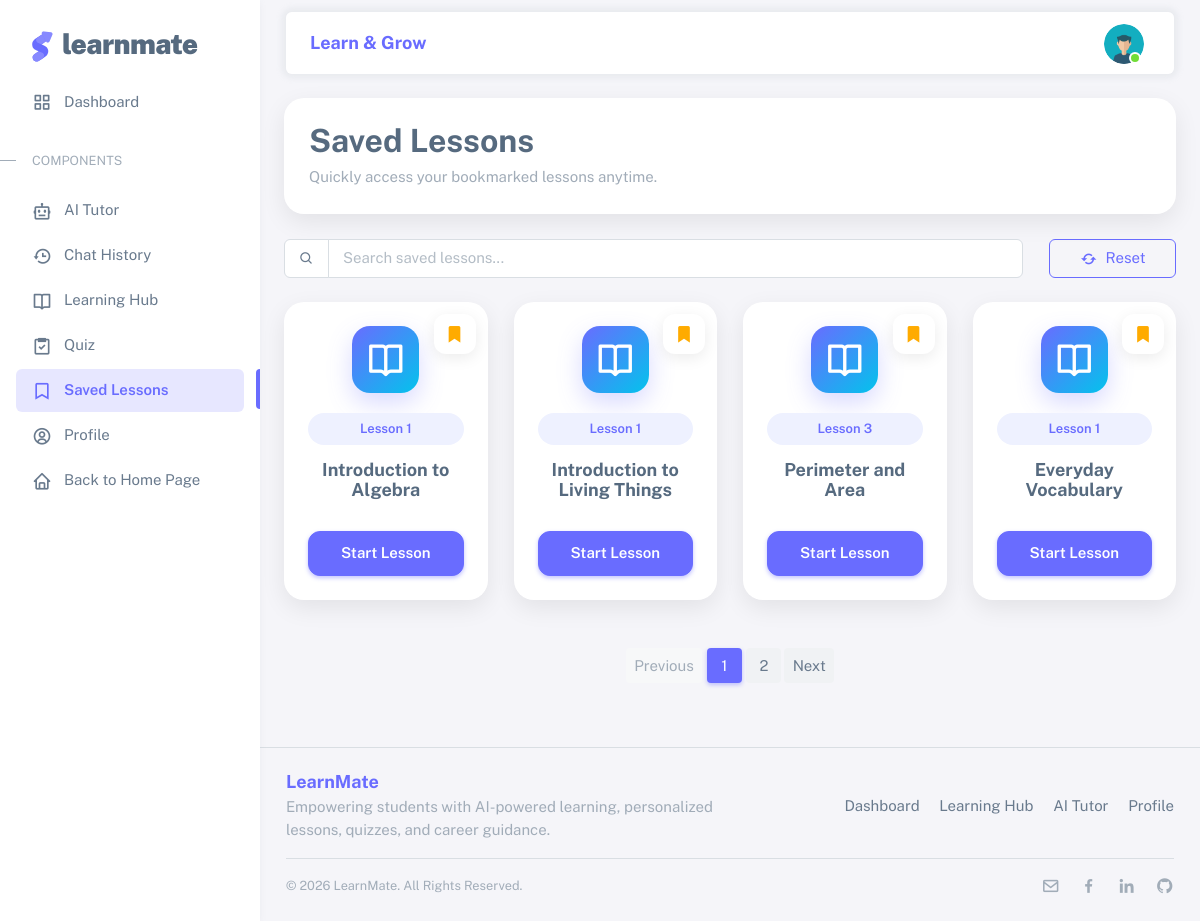
The app's page /pages/html/saved_lesson.php (signed in) with its own data.
### tables this page shows
CREATE TABLE `lessons` (
  `id` int(11) NOT NULL,
  `course_id` int(11) NOT NULL,
  `lesson_order` int(11) NOT NULL,
  `lesson_title` varchar(255) NOT NULL,
  `description` text DEFAULT NULL,
  `content` longtext DEFAULT NULL
);

### pages/html/saved_lesson.php (the view, shortened to what this page needs)
<?php
include '../../dblink.php';
$user_id = (int)$_SESSION['user_id'];
$result = mysqli_query(
    $conn,
    "SELECT l.*
     FROM saved_lessons s
     JOIN lessons l ON s.lesson_id = l.id
     WHERE s.user_id = $user_id
     ORDER BY s.created_at DESC"
);
?>
<!DOCTYPE html>
<html
  lang="en"
  class="light-style layout-menu-fixed"
  dir="ltr"
  data-theme="theme-default"
  data-assets-path="../assets/"
  data-template="vertical-menu-template-free"
>
  <head>
    <link rel="stylesheet" href="../assets/vendor/fonts/boxicons.css" />
    <link rel="stylesheet" href="../assets/vendor/css/core.css" class="template-customizer-core-css" />
    <link rel="stylesheet" href="../assets/vendor/css/theme-default.css" class="template-customizer-theme-css" />
    <link rel="stylesheet" href="../assets/css/demo.css" />
    <link rel="stylesheet" href="../assets/vendor/libs/perfect-scrollbar/perfect-scrollbar.css" />
    <link rel="stylesheet" href="../assets/vendor/libs/apex-charts/apex-charts.css" />
  </head>
  <body>
    <div class="layout-wrapper layout-content-navbar">
      <div class="layout-container">
        <?php include 'sidebar.php'; ?>
        <div class="layout-page">
          <nav
            class="layout-navbar container-xxl navbar navbar-expand-xl navbar-detached align-items-center bg-navbar-theme"
            id="layout-navbar"
          >
            <div class="navbar-nav-right d-flex align-items-center" id="navbar-collapse">
    <div class="navbar-nav align-items-center">
      <span class="fw-bold fs-5 text-primary">Learn & Grow</span>
    </div>
              <ul class="navbar-nav flex-row align-items-center ms-auto">
                <li class="nav-item navbar-dropdown dropdown-user dropdown">
                  <a class="nav-link dropdown-toggle hide-arrow" href="javascript:void(0);" data-bs-toggle="dropdown">
                    <div class="avatar avatar-online">
                      <img src="../assets/img/avatars/11.png" alt class="w-px-40 h-auto rounded-circle" />
                    </div>
                  </a>
                </li>
              </ul>
            </div>
          </nav>
<div class="container-xxl p-4">
<div class="saved-header">
    <h2 class="fw-bold mb-2">
        Saved Lessons
    </h2>
    <p class="text-muted mb-0">
        Quickly access your bookmarked lessons anytime.
    </p>
</div>
<div class="row mb-4">
    <div class="col-md-10">
        <div class="input-group">
            <span class="input-group-text">
                <i class="bx bx-search"></i>
            </span>
            <input
                type="text"
                id="lessonSearch"
                class="form-control"
                placeholder="Search saved lessons..."
            >
        </div>
    </div>
    <div class="col-md-2">
        <button
            type="button"
            id="resetSearch"
            class="btn btn-outline-primary w-100">
            <i class="bx bx-refresh me-1"></i>
            Reset
        </button>
    </div>
</div>
    <div class="row">
        <?php if ($result && mysqli_num_rows($result) > 0) { ?>
            <?php while ($lesson = mysqli_fetch_assoc($result)) { ?>
<div class="col-xl-3 col-lg-4 col-md-6 mb-4 lesson-card">
                       <div class="card h-100">
    <a href="toggle_save_lesson.php?id=<?php echo $lesson['id']; ?>"
       class="btn bookmark-btn">
        <i class="bx bxs-bookmark"
           style="font-size:20px;color:#ffab00;">
        </i>
    </a>
    <div class="card-body text-center p-4 d-flex flex-column">
        <div class="lesson-icon">
            <i class="bx bx-book-open"></i>
        </div>
        <span class="lesson-badge">
            Lesson <?php echo $lesson['lesson_order']; ?>
        </span>
        <h5 class="lesson-title">
            <?php echo htmlspecialchars($lesson['lesson_title']); ?>
        </h5>
        <a href="lesson_detail.php?id=<?php echo $lesson['id']; ?>"
           class="btn btn-primary lesson-btn mt-auto">
            Start Lesson
        </a>
    </div>
</div>
                </div>
            <?php } ?>
        <?php } ?>
<div id="pagination" class="d-flex justify-content-center mt-4"></div>
    </div>
</div>
           <footer class="content-footer footer bg-footer-theme border-top mt-4">
    <div class="container-xxl py-4">
        <div class="row align-items-center">
            <div class="col-md-6 mb-3 mb-md-0">
                <h5 class="fw-bold text-primary mb-1">
                    LearnMate
                </h5>
                <p class="text-muted mb-0">
                    Empowering students with AI-powered learning, personalized lessons, quizzes, and career guidance.
                </p>
            </div>
            <div class="col-md-6 text-md-end">
                <a href="dashboard.php" class="footer-link me-3">
                    Dashboard
                </a>
                <a href="learning_hub.php" class="footer-link me-3">
                    Learning Hub
                </a>
                <a href="ai_tutor.php" class="footer-link me-3">
                    AI Tutor
                </a>
                <a href="profile.php" class="footer-link">
                    Profile
                </a>
            </div>
        </div>
        <hr class="my-3">
        <div class="d-flex flex-column flex-md-row justify-content-between align-items-center">
            <div class="text-muted small">
                © <script>document.write(new Date().getFullYear())</script>
                LearnMate. All Rights Reserved.
            </div>
            <div class="mt-2 mt-md-0">
                <a href="#" class="text-muted me-3">
                    <i class="bx bx-envelope"></i>
                </a>
                <a href="#" class="text-muted me-3">
                    <i class="bx bxl-facebook"></i>
                </a>
                <a href="#" class="text-muted me-3">
                    <i class="bx bxl-linkedin"></i>
                </a>
                <a href="#" class="text-muted">
                    <i class="bx bxl-github"></i>
                </a>
            </div>
        </div>
    </div>
</footer>
          </div>
        </div>
      </div>
  </body>
</html>

### pages/html/saved_lesson.php (style rules this page uses)
.lesson-card .card { border:none; border-radius:20px; overflow:hidden; transition:all .3s ease; background:#fff; box-shadow:0 8px 25px rgba(0,0,0,.08); }
.lesson-icon { width:67px; height:67px; margin:auto; border-radius:18px; display:flex; align-items:center; justify-content:center; background:linear-gradient( 135deg, #696cff, #03c3ec ); color:#fff; margin-bottom:20px; box-shadow:0 10px 25px rgba(105,108,255,.25); }
.lesson-icon i { font-size:40px; }
.lesson-title { font-size:18px; font-weight:700; color:#566a7f; min-height:55px; }
.lesson-badge { display:inline-block; padding:6px 12px; border-radius:30px; background:#eef1ff; color:#696cff; font-size:13px; font-weight:600; margin-bottom:15px; }
.lesson-btn { border-radius:12px; padding:10px 22px; font-weight:600; }
.bookmark-btn { position:absolute; top:12px; right:12px; width:40px; height:40px; border-radius:12px; background:#fff; display:flex; align-items:center; justify-content:center; box-shadow:0 4px 15px rgba(0,0,0,.08); }
.saved-header { background:#fff; border-radius:20px; padding:25px; margin-bottom:25px; box-shadow:0 8px 25px rgba(0,0,0,.08); }

### records on screen
lessons: lesson_order "1", lesson_title "Introduction to Algebra"
lessons: lesson_order "1", lesson_title "Introduction to Living Things"
lessons: lesson_order "3", lesson_title "Perimeter and Area"
lessons: lesson_order "1", lesson_title "Everyday Vocabulary"
